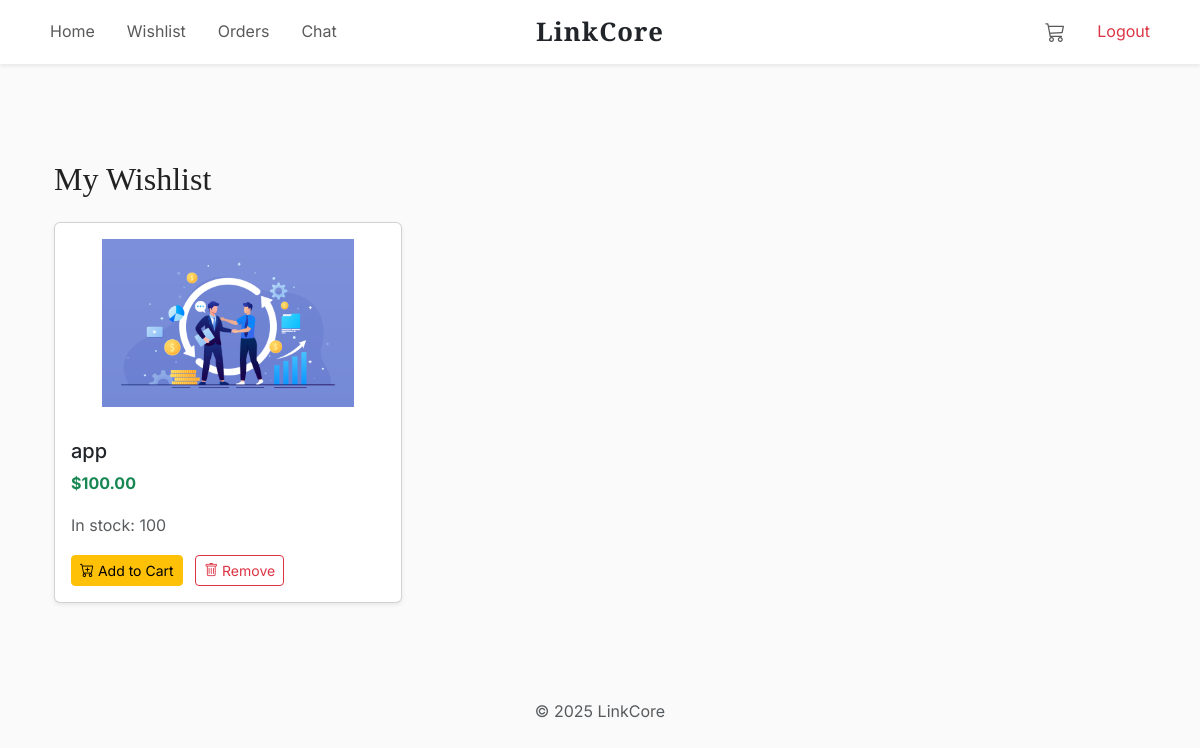
The page /wishlist (signed in) on the database its author committed.
### models.py (models this page shows)
class Wishlist(db.Model):
    __tablename__ = 'wishlists'
    id = db.Column(db.Integer, primary_key=True)
    user_id = db.Column(db.Integer, db.ForeignKey('users.id'), nullable=False)
    product_id = db.Column(db.Integer, db.ForeignKey('products.id'), nullable=False)
    added_at = db.Column(db.DateTime, nullable=False, default=datetime.utcnow)

class Product(db.Model):
    __tablename__ = 'products'
    id = db.Column(db.Integer, primary_key=True)
    factory_id = db.Column(db.Integer, db.ForeignKey('factories.id'), nullable=False)
    name = db.Column(db.String(120), nullable=False)
    description = db.Column(db.Text)
    image_url = db.Column(db.String(255))
    quantity = db.Column(db.Integer, default=0)
    price = db.Column(db.Float, nullable=False)
    created_at = db.Column(db.DateTime, default=datetime.utcnow)
    ratings = db.relationship('Rating', backref='product', cascade="all, delete-orphan")
    comments = db.relationship('Comment', backref='product', cascade="all, delete-orphan")
    wishlist_items = db.relationship('Wishlist', backref='product', cascade="all, delete-orphan")
    cart_items = db.relationship('CartItem', backref='product', cascade="all, delete-orphan")

### routes/shop_routes.py (the view)
@shop_bp.route('/wishlist', endpoint='wishlist')
def wishlist():
    ok, user = seller_required()
    if not ok:
        return user
    wishlist_items = Wishlist.query.filter_by(user_id=user.id).all()
    product_ids = [item.product_id for item in wishlist_items]
    products = Product.query.filter(Product.id.in_(product_ids)).all()
    product_map = {p.id: p for p in products}
    cart = Cart.query.filter_by(user_id=user.id).first()
    cart_quantity = sum(item.quantity for item in cart.items) if cart and hasattr(cart, 'items') and cart.items is not None else 0
    now = datetime.utcnow
    logger.debug(f"Rendering wishlist with now: {now}, cart_quantity: {cart_quantity}")
    return render_template(
        'shop/wishlist.html',
        user=user,
        wishlist_items=wishlist_items,
        product_map=product_map,
        cart_quantity=cart_quantity,
        now=now
    )

### routes/shop_routes.py (called while the page is built)
def seller_required():
    logger.debug("Entering seller_required")
    if 'user_id' not in session:
        flash('Please log in first.', 'error')
        logger.debug("No user_id in session")
        return False, redirect(url_for('auth.index'))
    user = User.query.get(session['user_id'])
    if not user or user.role != 'seller':
        flash('Unauthorized access.', 'error')
        logger.debug(f"Invalid user or role: {user.id if user else None}")
        return False, redirect(url_for('auth.index'))
    logger.debug(f"seller_required passed for user {user.id}, {user.name}")
    return True, user

### templates/shop/wishlist.html (shortened to what this page needs)
{% extends 'customer_base.html' %}
{% block content %}
<div class="container mt-5 mb-5">
    <h2 class="mb-4" style="font-family: 'Playfair Display', serif;">My Wishlist</h2>
    {% if wishlist_items %}
        <div class="row row-cols-1 row-cols-md-2 row-cols-lg-3 g-4">
            {% for item in wishlist_items %}
                {% set product = product_map.get(item.product_id) %}
                {% if product %}
                    <div class="col">
                        <div class="card h-100 shadow-sm">
                            <a href="{{ url_for('shop.product_details', product_id=product.id) }}">
                                <img src="{{ url_for('static', filename=product.image_url) if product.image_url else 'https://via.placeholder.com/300' }}"
                                     class="card-img-top"
                                     alt="{{ product.name }}"
                                     style="height: 200px; object-fit: contain; padding: 1rem;">
                            </a>
                            <div class="card-body d-flex flex-column">
                                <h5 class="card-title">
                                    <a href="{{ url_for('shop.product_details', product_id=product.id) }}"
                                       class="text-dark text-decoration-none">{{ product.name }}</a>
                                </h5>
                                <p class="card-text text-success fw-bold">${{ '%.2f'|format(product.price) }}</p>
                                <p class="card-text text-muted">
                                    {% if product.quantity > 0 %}
                                        In stock: {{ product.quantity }}
                                    {% else %}
                                        Out of stock
                                    {% endif %}
                                </p>
                                <div class="mt-auto">
                                    <form action="{{ url_for('shop.add_to_cart', product_id=product.id) }}" method="POST" class="d-inline">
                                        <button type="submit" class="btn btn-warning btn-sm me-2"
                                                {% if product.quantity == 0 %}disabled{% endif %}>
                                            <i class="bi bi-cart-plus"></i> Add to Cart
                                        </button>
                                    </form>
                                    <form action="{{ url_for('shop.remove_from_wishlist', product_id=product.id) }}" method="POST" class="d-inline">
                                        <button type="submit" class="btn btn-outline-danger btn-sm">
                                            <i class="bi bi-trash"></i> Remove
                                        </button>
                                    </form>
                                </div>
                            </div>
                        </div>
                    </div>
                {% endif %}
            {% endfor %}
        </div>
    {% else %}
        <div class="alert alert-info text-center">
            Your wishlist is empty. <a href="{{ url_for('shop.browse') }}">Explore products</a> to add items!
        </div>
    {% endif %}
</div>
{% endblock %}

### templates/customer_base.html (style rules this page uses)
body, .seller-page { font-family: 'Inter', sans-serif; font-size: 16px; line-height: 1.6; color: #222; background-color: #fafafa; }

### rows shown on the page
Wishlist: image_url (picture)
Product: name "app", price "100.00", quantity "100"
